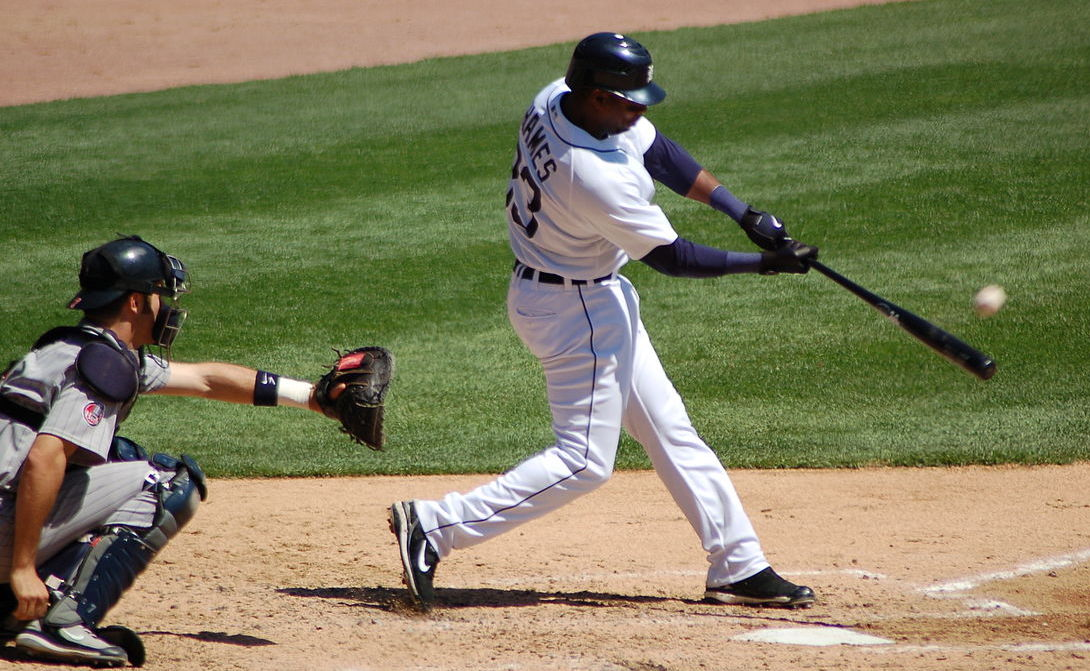
#> input picture baseball.jpg, 1090 x 671 px
$ jupyter execute 'Image Translation.ipynb'
#> lines starting #> are read from the running program, lines starting #| are printed output that depends on the picture
# Ex. No: 04
## Image Translation Using OpenCV

**Name :** SANJAY C **Reg. No :**212223240150 **Slot No :** ___________________

# **Image Translation**

1. Import `cv2`, `numpy`, and `matplotlib.pyplot`.
2. Read the image **"given** in color mode.
3. Create a **translation matrix** that moves the image
   **50 pixels to the right** and **80 pixels down**.
4. Apply the translation
5. Display the following using a **1 × 2 layout** in Matplotlib:
   - **Original Image**
   - **Translated Image**

[cell 1]
# Import

import cv2
import numpy as np
import matplotlib.pyplot as plt

[cell 2]
# Read the image using OpenCV

image = cv2.imread('baseball.jpg')
#> image is the input picture: shape (671, 1090, 3); mean B, G, R 92.2, 124.4, 126.7

[cell 3]
image.shape
#> Out = (671, 1090, 3)

[cell 4]
# Display the image using Matplotlib
plt.imshow(image[:,:,::-1])
plt.title('Original Image')
plt.show()

[cell 5]
# i) Image Translation
tx, ty = 100, 200  # Translation factors (shift by 100 pixels horizontally and 50 vertically)
M_translation = np.float32([[1, 0, tx], [0, 1, ty]])

# Translation matrix:
# [1, 0, tx] - Horizontal shift by tx
# [0, 1, ty] - Vertical shift by ty

translated_image = cv2.warpAffine(image, M_translation, (636, 438))
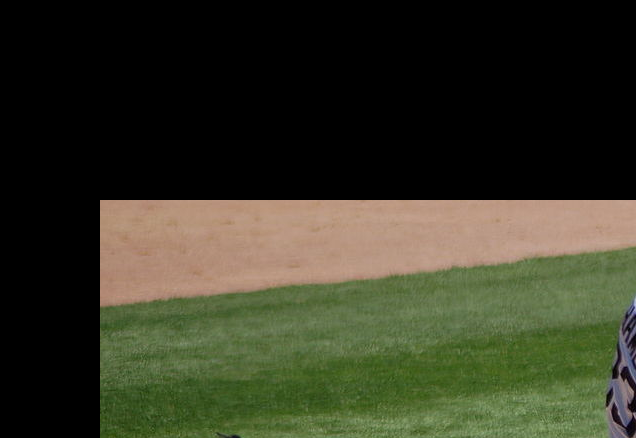
#> translated_image: shape (438, 636, 3); mean B, G, R 37.2, 55, 53.6

[cell 6]
plt.imshow(translated_image[:,:,::-1])
plt.title("Translated Image")
plt.axis('on')
plt.show()

# **Image Scaling**

1. Scale the image to:
   - **0.5 times** its original size (downscaling)
   - **2 times** its original size (upscaling)
2. Use `cv2.resize` with appropriate scaling factors.
5. Display the following using a **1 × 3 layout** in Matplotlib:
   - **Original Image**
   - **Downscaled Image (0.5×)**
   - **Upscaled Image (2×)**

[cell 7]
fx, fy = 2.0, 1.0
scaled_image = cv2.resize(image, None, fx=fx, fy=fy, interpolation=cv2.INTER_LINEAR)
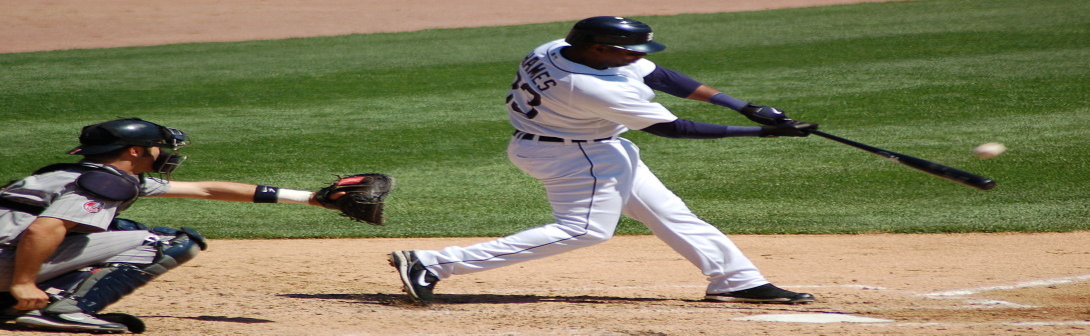
#> scaled_image: shape (671, 2180, 3) (shown at 1/2 size); mean B, G, R 92.3, 124.5, 126.8

[cell 8]
plt.imshow(scaled_image[:,:,::-1])
plt.title("Scaled Image")
plt.axis('on')
plt.show()

# **Image Shearing**

1. Create a **shearing transformation matrix** to apply:
   - **Horizontal shearing**
   - **Vertical shearing**
2. Apply the shearing transformations.
3. Display the following using a **1 × 3 layout** in Matplotlib:
   - **Original Image**
   - **Horizontally Sheared Image**
   - **Vertically Sheared Image**

[cell 9]
# Image Shearing
shear_matrix = np.float32([[1, 0.5, 0], [0.5, 1, 0]])
sheared_image = cv2.warpAffine(image, shear_matrix, (636, 438))
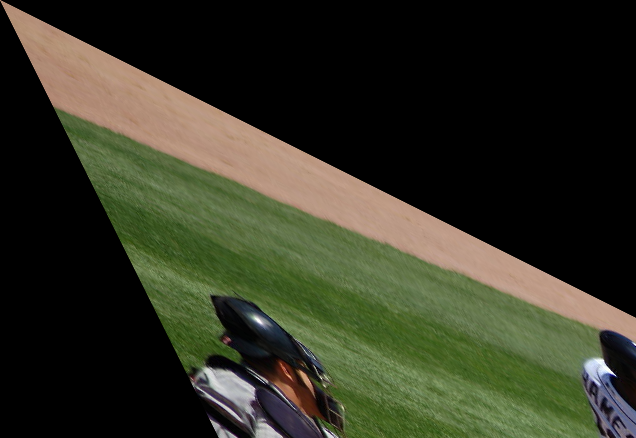
#> sheared_image: shape (438, 636, 3); mean B, G, R 35.8, 51.9, 50.2

[cell 10]
plt.imshow(sheared_image[:,:,::-1])
plt.title("Sheared Image")
plt.axis('on')
plt.show()

# **Image Reflection**

1. Generate the following reflected versions of the image:
   - **Horizontal Reflection** (flip left ↔ right)
   - **Vertical Reflection** (flip top ↔ bottom)
   - **Both-axis Reflection**
2. Use `cv2.flip` with appropriate flip codes.
3. Display the following using a **2 × 2 layout** in Matplotlib:
   - **Original Image**
   - **Horizontally Reflected Image**
   - **Vertically Reflected Image**
   - **Both-axis Reflected Image**

[cell 11]
# Image Reflection
reflected_image = cv2.flip(image, 2)
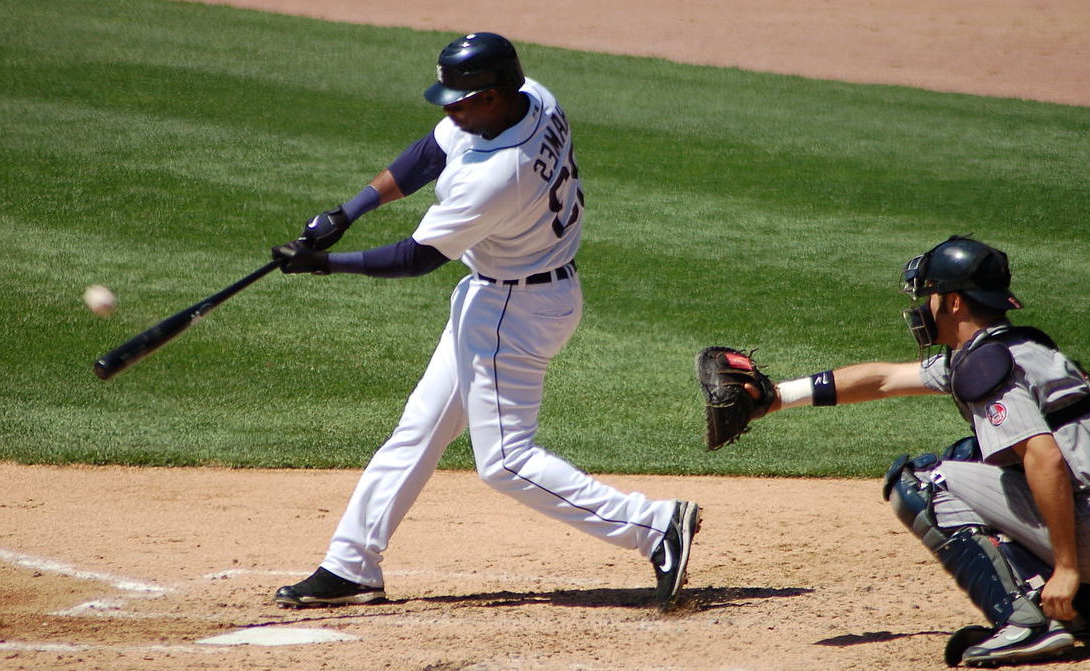
#> reflected_image: shape (671, 1090, 3); mean B, G, R 92.2, 124.4, 126.7

[cell 12]
plt.figure(figsize=(10, 5))

plt.subplot(1, 2, 1)
plt.imshow(image[:, :, ::-1])
plt.title("Original Image")
plt.axis('off')

# Show reflected image
plt.subplot(1, 2, 2)
plt.imshow(reflected_image[:,:,::-1])
plt.title("Reflected Image")
plt.axis('off')

plt.tight_layout()
plt.show()
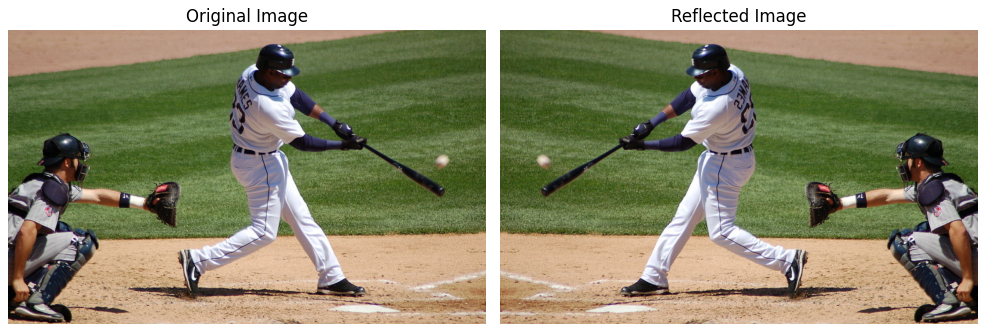
#> figure drawn by matplotlib, 2 panels

# **Image Rotation**
1. Rotate the image by:
   - **45 degrees**
   - **90 degrees**
2. Use `cv2.getRotationMatrix2D` and `cv2.warpAffine`.
3. Display the following using a **1 × 3 layout** in Matplotlib:
   - **Original Image**
   - **45° Rotated Image**
   - **90° Rotated Image**

[cell 13]
# Image Rotation
(height, width) = image.shape[:2]
#> height = 671; width = 1090
angle = 45
center = (width // 2, height // 2)
#> center = (545, 335)
M_rotation = cv2.getRotationMatrix2D(center, angle, 1)
rotated_image = cv2.warpAffine(image, M_rotation, (width, height))
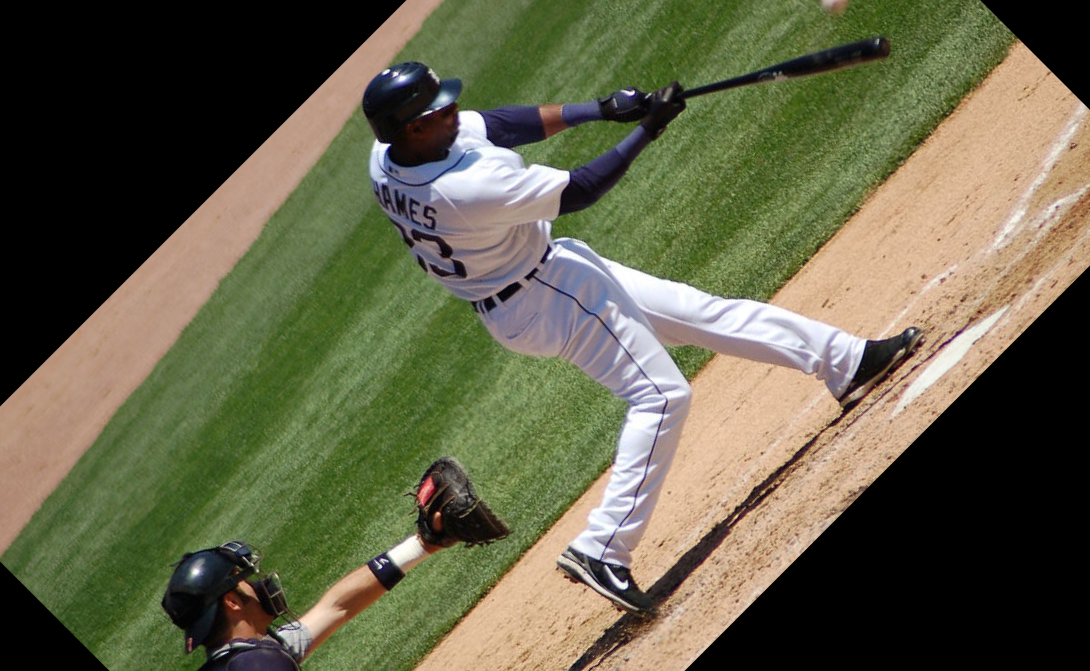
#> rotated_image: shape (671, 1090, 3); mean B, G, R 73, 97.5, 99

[cell 14]
plt.imshow(cv2.cvtColor(rotated_image, cv2.COLOR_BGR2RGB))
plt.title("Rotated Image")
plt.axis('off')

$ run again, with image-2.png saved as baseball.jpg
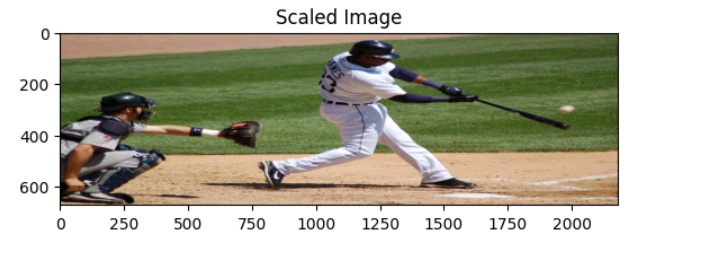
#> input picture image-2.png, 701 x 256 px
#> image is the input picture: shape (256, 701, 3); mean B, G, R 163.2, 180.3, 181.3
#> `plt.show()`:
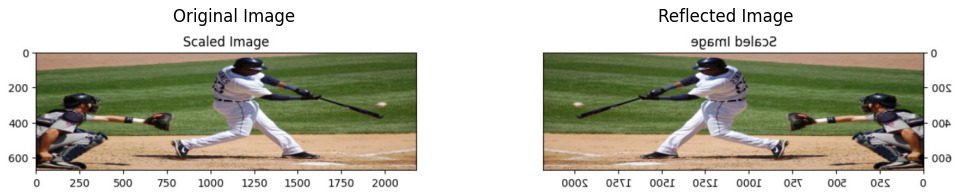
#> figure drawn by matplotlib, 2 panels
#> `rotated_image = cv2.warpAffine(image, M_rotation, (width, height))`:
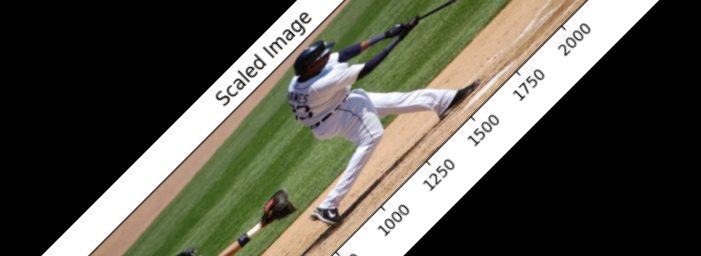
#> rotated_image: shape (256, 701, 3); mean B, G, R 75.7, 86.5, 87.6
